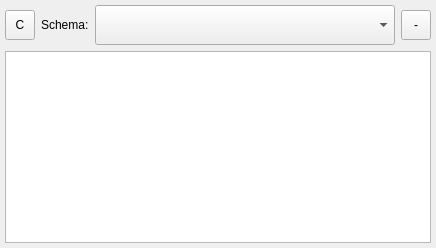
         <widget class="QWidget" name="tab_registry">
          <attribute name="title">
           <string>Registry</string>
          </attribute>
          <layout class="QVBoxLayout" name="verticalLayout_16">
           <property name="leftMargin">
            <number>5</number>
           </property>
           <property name="topMargin">
            <number>5</number>
           </property>
           <property name="rightMargin">
            <number>5</number>
           </property>
           <property name="bottomMargin">
            <number>5</number>
           </property>
           <item>
            <layout class="QGridLayout" name="gridLayout">
             <item row="0" column="3">
              <widget class="QToolButton" name="tbtn_registry_delete">
               <property name="minimumSize">
                <size>
                 <width>30</width>
                 <height>30</height>
                </size>
               </property>
               <property name="maximumSize">
                <size>
                 <width>30</width>
                 <height>30</height>
                </size>
               </property>
               <property name="toolTip">
                <string>Deregister selected schema</string>
               </property>
               <property name="text">
                <string>-</string>
               </property>
               <property name="iconSize">
                <size>
                 <width>24</width>
                 <height>24</height>
                </size>
               </property>
              </widget>
             </item>
             <item row="0" column="2">
              <widget class="HComboBox" name="cmb_registry_schema">
               <property name="sizePolicy">
                <sizepolicy hsizetype="Expanding" vsizetype="Fixed">
                 <horstretch>0</horstretch>
                 <verstretch>0</verstretch>
                </sizepolicy>
               </property>
               <property name="minimumSize">
                <size>
                 <width>300</width>
                 <height>40</height>
                </size>
               </property>
               <property name="toolTip">
                <string>Selected registry schema</string>
               </property>
              </widget>
             </item>
             <item row="0" column="1">
              <widget class="QLabel" name="label_10">
               <property name="text">
                <string>Schema:</string>
               </property>
              </widget>
             </item>
             <item row="0" column="0">
              <widget class="QToolButton" name="tbtn_registry_refresh">
               <property name="minimumSize">
                <size>
                 <width>30</width>
                 <height>30</height>
                </size>
               </property>
               <property name="maximumSize">
                <size>
                 <width>30</width>
                 <height>30</height>
                </size>
               </property>
               <property name="toolTip">
                <string>Refresh schema registry subjects</string>
               </property>
               <property name="text">
                <string>C</string>
               </property>
               <property name="iconSize">
                <size>
                 <width>24</width>
                 <height>24</height>
                </size>
               </property>
              </widget>
             </item>
            </layout>
           </item>
           <item>
            <widget class="HTableView" name="tbl_registry">
             <property name="contextMenuPolicy">
              <enum>Qt::CustomContextMenu</enum>
             </property>
             <property name="toolTip">
              <string>Actual schema registry subjects</string>
             </property>
             <property name="selectionMode">
              <enum>QAbstractItemView::MultiSelection</enum>
             </property>
             <property name="selectionBehavior">
              <enum>QAbstractItemView::SelectRows</enum>
             </property>
             <property name="sortingEnabled">
              <bool>true</bool>
             </property>
             <attribute name="horizontalHeaderCascadingSectionResizes">
              <bool>true</bool>
             </attribute>
            </widget>
           </item>
          </layout>
         </widget>
